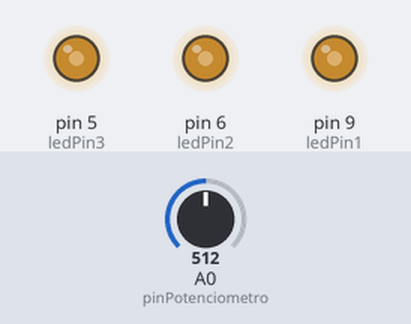
Bench run of a sketch on a simulated Arduino Uno, built with avr-gcc and run on an emulated ATmega328P. Parts: output pins drawn as LEDs (lit = HIGH). The inputs (shaded band) are chosen by the test bench; at power-on: A0 (pinPotenciometro) = 512.

Above: at 1.2 s.
1.3 s: A0 (pinPotenciometro) set to 716
At 2.5 s:
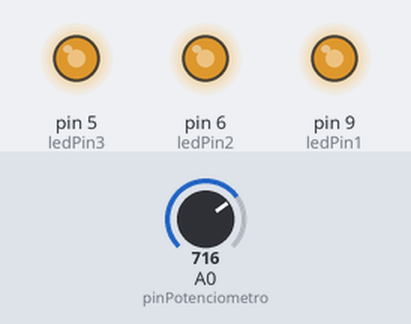
2.8 s: A0 (pinPotenciometro) set to 900
At 3.8 s:
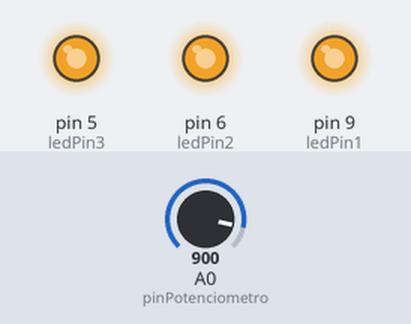
4.3 s: A0 (pinPotenciometro) set to 122
At 5.1 s:
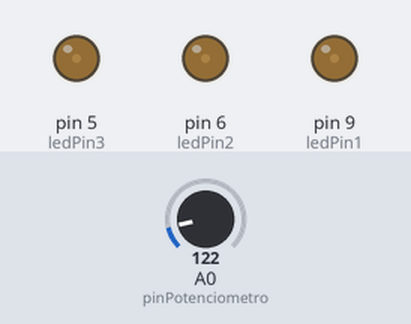
5.8 s: A0 (pinPotenciometro) set to 0
At 7.0 s:
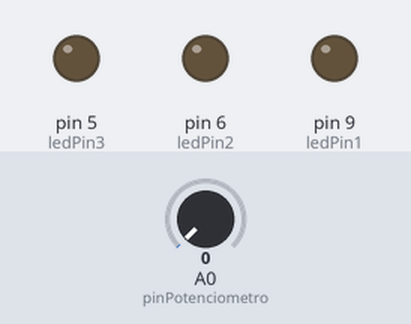
7.3 s: A0 (pinPotenciometro) set to 511
At 8.3 s:
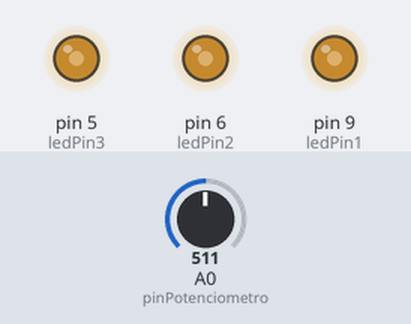
Timing chart, 0 to 9.8 s (numbered marks = the images above; inputs shaded):
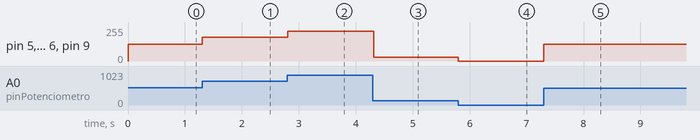

The sketch:

Arduino.ino
```cpp
// (licence header left out)
// Definimos las variables de tipo entero
int pinPotenciometro = 0;
int ledPin1 = 9;
int ledPin2 = 6;
int ledPin3 = 5;

//Este código se ejecuta la primera vez
void setup() {
  // Configuramos los pines en modo salida
  pinMode(ledPin1, OUTPUT);
  pinMode(ledPin2, OUTPUT);
  pinMode(ledPin3, OUTPUT);
  // Inicializamos los pines a un valor BAJO
  analogWrite(ledPin1, 0);
  analogWrite(ledPin2, 0);
  analogWrite(ledPin3, 0);
}

//Este código se ejecuta en bucle repetidamente
void loop() {
  int valor = analogRead(pinPotenciometro);
  valor = map(valor, 0, 1023, 0, 255);
  analogWrite(ledPin1, valor);
  analogWrite(ledPin2, valor);
  analogWrite(ledPin3, valor);
  delay(15);
}
```

Measured:
- after the input at 1.3 s, pin 5 (ledPin3), pin 6 (ledPin2), pin 9 (ledPin1): 127/255 → 178/255 at once
- after the input at 2.8 s, pin 5 (ledPin3), pin 6 (ledPin2), pin 9 (ledPin1): 178/255 → 224/255 at once
- after the input at 4.3 s, pin 5 (ledPin3), pin 6 (ledPin2), pin 9 (ledPin1): 224/255 → 30/255 at once
- after the input at 5.8 s, pin 5 (ledPin3), pin 6 (ledPin2), pin 9 (ledPin1): 30/255 → 0/255 at once
- after the input at 7.3 s, pin 5 (ledPin3), pin 6 (ledPin2), pin 9 (ledPin1): 0/255 → 127/255 at once
